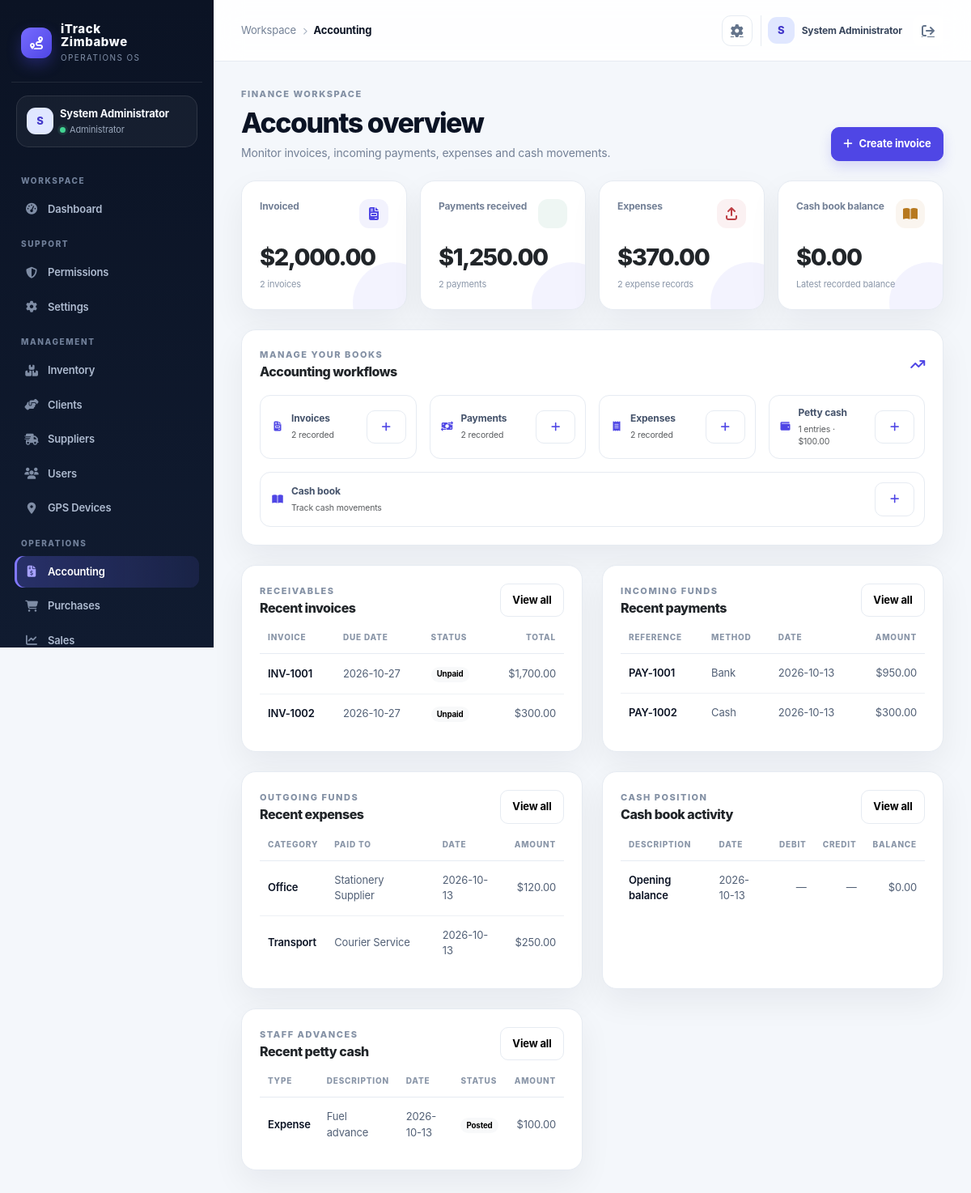
The page /index.php?controller=accounting (signed in) on the database its author committed.
### tables this page shows
CREATE TABLE IF NOT EXISTS invoices (
  id INT AUTO_INCREMENT PRIMARY KEY,
  sale_id INT NOT NULL,
  invoice_number VARCHAR(150) NOT NULL UNIQUE,
  due_date DATE NOT NULL,
  status VARCHAR(50) NOT NULL DEFAULT 'unpaid',
  total_amount DECIMAL(14,2) NOT NULL DEFAULT 0.00,
  currency VARCHAR(8) NOT NULL DEFAULT 'USD',
  issue_date DATE NOT NULL DEFAULT CURRENT_DATE,
  reference_number VARCHAR(150),
  sales_person VARCHAR(150),
  customer_registered_name VARCHAR(200),
  customer_trade_name VARCHAR(200),
  customer_address TEXT,
  customer_email VARCHAR(190),
  customer_phone VARCHAR(80),
  customer_tin VARCHAR(80),
  customer_vat VARCHAR(80),
  created_at TIMESTAMP DEFAULT CURRENT_TIMESTAMP,
  FOREIGN KEY (sale_id) REFERENCES sales(id) ON DELETE CASCADE
);

CREATE TABLE IF NOT EXISTS payments (
  id INT AUTO_INCREMENT PRIMARY KEY,
  invoice_id INT NULL,
  sale_id INT NULL,
  paid_by INT NULL,
  payment_date DATE NOT NULL DEFAULT CURRENT_DATE,
  amount DECIMAL(14,2) NOT NULL DEFAULT 0.00,
  method VARCHAR(50) NOT NULL DEFAULT 'cash',
  reference VARCHAR(150),
  created_at TIMESTAMP DEFAULT CURRENT_TIMESTAMP,
  FOREIGN KEY (invoice_id) REFERENCES invoices(id) ON DELETE SET NULL,
  FOREIGN KEY (sale_id) REFERENCES sales(id) ON DELETE SET NULL,
  FOREIGN KEY (paid_by) REFERENCES users(id) ON DELETE SET NULL
);

CREATE TABLE IF NOT EXISTS expenses (
  id INT AUTO_INCREMENT PRIMARY KEY,
  category VARCHAR(150) NOT NULL,
  amount DECIMAL(14,2) NOT NULL DEFAULT 0.00,
  paid_to VARCHAR(150),
  paid_by INT NULL,
  payment_date DATE NOT NULL DEFAULT CURRENT_DATE,
  description TEXT,
  created_at TIMESTAMP DEFAULT CURRENT_TIMESTAMP,
  FOREIGN KEY (paid_by) REFERENCES users(id) ON DELETE SET NULL
);

CREATE TABLE IF NOT EXISTS cash_book (
  id INT AUTO_INCREMENT PRIMARY KEY,
  entry_date DATE NOT NULL DEFAULT CURRENT_DATE,
  description VARCHAR(255),
  debit DECIMAL(14,2) NOT NULL DEFAULT 0.00,
  credit DECIMAL(14,2) NOT NULL DEFAULT 0.00,
  balance DECIMAL(14,2) NOT NULL DEFAULT 0.00,
  created_by INT NULL,
  created_at TIMESTAMP DEFAULT CURRENT_TIMESTAMP,
  FOREIGN KEY (created_by) REFERENCES users(id) ON DELETE SET NULL
);

CREATE TABLE IF NOT EXISTS petty_cash (
  id INT AUTO_INCREMENT PRIMARY KEY,
  user_id INT NULL,
  amount DECIMAL(14,2) NOT NULL DEFAULT 0.00,
  transaction_date DATE NOT NULL DEFAULT CURRENT_DATE,
  type VARCHAR(50) NOT NULL DEFAULT 'expense',
  description TEXT,
  status VARCHAR(50) NOT NULL DEFAULT 'posted',
  created_at TIMESTAMP DEFAULT CURRENT_TIMESTAMP,
  FOREIGN KEY (user_id) REFERENCES users(id) ON DELETE SET NULL
);

### app/views/accounting/index.php (the view, shortened to what the rows shown need)
<div class="d-flex flex-column flex-lg-row justify-content-between align-items-lg-end gap-3 mb-4">
    <div>
        <h1 class="page-title">Accounts overview</h1>
    </div>
</div>
<section class="card mb-4">
    <div class="card-body">
        <div class="section-heading">
            <div><div class="eyebrow">Manage your books</div><h2 class="mt-1">Accounting workflows</h2></div>
        </div>
    </div>
</section>
<div class="row g-4">
    <div class="col-xl-6">
        <section class="card h-100">
            <div class="card-body">
                <div class="section-heading">
                    <div><div class="eyebrow">Receivables</div><h2 class="mt-1">Recent invoices</h2></div>
                </div>
                <?php if (empty($recentInvoices)): ?>
                    <p class="text-muted mb-0">No invoices have been created yet.</p>
                <?php else: ?>
                    <div class="table-responsive">
                        <table class="table table-hover align-middle">
                            <thead><tr><th>Invoice</th><th>Due date</th><th>Status</th><th class="text-end">Total</th></tr></thead>
                            <tbody>
                                <?php foreach ($recentInvoices as $invoice): ?>
                                    <tr>
                                        <td class="fw-semibold"><?= htmlspecialchars($invoice['invoice_number'] ?? '', ENT_QUOTES, 'UTF-8') ?></td>
                                        <td><?= htmlspecialchars($invoice['due_date'] ?? '', ENT_QUOTES, 'UTF-8') ?></td>
                                        <td><span class="badge text-bg-light"><?= htmlspecialchars(ucfirst((string) ($invoice['status'] ?? '')), ENT_QUOTES, 'UTF-8') ?></span></td>
                                        <td class="text-end">$<?= number_format((float) ($invoice['total_amount'] ?? 0), 2) ?></td>
                                    </tr>
                                <?php endforeach; ?>
                            </tbody>
                        </table>
                    </div>
                <?php endif; ?>
            </div>
        </section>
    </div>
    <div class="col-xl-6">
        <section class="card h-100">
            <div class="card-body">
                <div class="section-heading">
                    <div><div class="eyebrow">Incoming funds</div><h2 class="mt-1">Recent payments</h2></div>
                </div>
                <?php if (empty($recentPayments)): ?>
                    <p class="text-muted mb-0">No payments have been recorded yet.</p>
                <?php else: ?>
                    <div class="table-responsive">
                        <table class="table table-hover align-middle">
                            <thead><tr><th>Reference</th><th>Method</th><th>Date</th><th class="text-end">Amount</th></tr></thead>
                            <tbody>
                                <?php foreach ($recentPayments as $payment): ?>
                                    <tr>
                                        <td class="fw-semibold"><?= htmlspecialchars(($payment['reference'] ?? '') ?: '—', ENT_QUOTES, 'UTF-8') ?></td>
                                        <td><?= htmlspecialchars(ucwords(str_replace('_', ' ', (string) ($payment['method'] ?? ''))), ENT_QUOTES, 'UTF-8') ?></td>
                                        <td><?= htmlspecialchars($payment['payment_date'] ?? '', ENT_QUOTES, 'UTF-8') ?></td>
                                        <td class="text-end">$<?= number_format((float) ($payment['amount'] ?? 0), 2) ?></td>
                                    </tr>
                                <?php endforeach; ?>
                            </tbody>
                        </table>
                    </div>
                <?php endif; ?>
            </div>
        </section>
    </div>
    <div class="col-xl-6">
        <section class="card h-100">
            <div class="card-body">
                <div class="section-heading">
                    <div><div class="eyebrow">Outgoing funds</div><h2 class="mt-1">Recent expenses</h2></div>
                </div>
                <?php if (empty($recentExpenses)): ?>
                    <p class="text-muted mb-0">No expenses have been recorded yet.</p>
                <?php else: ?>
                    <div class="table-responsive">
                        <table class="table table-hover align-middle">
                            <thead><tr><th>Category</th><th>Paid to</th><th>Date</th><th class="text-end">Amount</th></tr></thead>
                            <tbody>
                                <?php foreach ($recentExpenses as $expense): ?>
                                    <tr>
                                        <td class="fw-semibold"><?= htmlspecialchars($expense['category'] ?? '', ENT_QUOTES, 'UTF-8') ?></td>
                                        <td><?= htmlspecialchars($expense['paid_to'] ?? '', ENT_QUOTES, 'UTF-8') ?></td>
                                        <td><?= htmlspecialchars($expense['payment_date'] ?? '', ENT_QUOTES, 'UTF-8') ?></td>
                                        <td class="text-end">$<?= number_format((float) ($expense['amount'] ?? 0), 2) ?></td>
                                    </tr>
                                <?php endforeach; ?>
                            </tbody>
                        </table>
                    </div>
                <?php endif; ?>
            </div>
        </section>
    </div>
    <div class="col-xl-6">
        <section class="card h-100">
            <div class="card-body">
                <div class="section-heading">
                    <div><div class="eyebrow">Cash position</div><h2 class="mt-1">Cash book activity</h2></div>
                </div>
                <?php if (empty($recentCashBook)): ?>
                    <p class="text-muted mb-0">No cash book entries have been recorded yet.</p>
                <?php else: ?>
                    <div class="table-responsive">
                        <table class="table table-hover align-middle">
                            <thead><tr><th>Description</th><th>Date</th><th class="text-end">Debit</th><th class="text-end">Credit</th><th class="text-end">Balance</th></tr></thead>
                            <tbody>
                                <?php foreach ($recentCashBook as $entry): ?>
                                    <tr>
                                        <td class="fw-semibold"><?= htmlspecialchars($entry['description'] ?? '', ENT_QUOTES, 'UTF-8') ?></td>
                                        <td><?= htmlspecialchars($entry['entry_date'] ?? '', ENT_QUOTES, 'UTF-8') ?></td>
                                        <td class="text-end"><?= (float) ($entry['debit'] ?? 0) > 0 ? '$' . number_format((float) $entry['debit'], 2) : '—' ?></td>
                                        <td class="text-end"><?= (float) ($entry['credit'] ?? 0) > 0 ? '$' . number_format((float) $entry['credit'], 2) : '—' ?></td>
                                        <td class="text-end">$<?= number_format((float) ($entry['balance'] ?? 0), 2) ?></td>
                                    </tr>
                                <?php endforeach; ?>
                            </tbody>
                        </table>
                    </div>
                <?php endif; ?>
            </div>
        </section>
    </div>
    <div class="col-xl-6">
        <section class="card h-100">
            <div class="card-body">
                <div class="section-heading">
                    <div><div class="eyebrow">Staff advances</div><h2 class="mt-1">Recent petty cash</h2></div>
                </div>
                <?php if (empty($recentPettyCash)): ?>
                    <p class="text-muted mb-0">No petty cash entries have been recorded yet.</p>
                <?php else: ?>
                    <div class="table-responsive">
                        <table class="table table-hover align-middle">
                            <thead><tr><th>Type</th><th>Description</th><th>Date</th><th>Status</th><th class="text-end">Amount</th></tr></thead>
                            <tbody>
                                <?php foreach ($recentPettyCash as $entry): ?>
                                    <tr>
                                        <td class="fw-semibold"><?= htmlspecialchars(ucfirst((string) ($entry['type'] ?? '')), ENT_QUOTES, 'UTF-8') ?></td>
                                        <td><?= htmlspecialchars($entry['description'] ?? '', ENT_QUOTES, 'UTF-8') ?></td>
                                        <td><?= htmlspecialchars($entry['transaction_date'] ?? '', ENT_QUOTES, 'UTF-8') ?></td>
                                        <td><span class="badge text-bg-light"><?= htmlspecialchars(ucfirst((string) ($entry['status'] ?? '')), ENT_QUOTES, 'UTF-8') ?></span></td>
                                        <td class="text-end">$<?= number_format((float) ($entry['amount'] ?? 0), 2) ?></td>
                                    </tr>
                                <?php endforeach; ?>
                            </tbody>
                        </table>
                    </div>
                <?php endif; ?>
            </div>
        </section>
    </div>
</div>

### rows shown on the page
invoices: invoice_number "INV-1001", due_date "2026-10-27", status "Unpaid", total_amount "1,700.00"
invoices: invoice_number "INV-1002", due_date "2026-10-27", status "Unpaid", total_amount "300.00"
payments: reference "PAY-1001", method "Bank", payment_date "2026-10-13", amount "950.00"
payments: reference "PAY-1002", method "Cash", payment_date "2026-10-13", amount "300.00"
expenses: category "Office", paid_to "Stationery Supplier", payment_date "2026-10-13", amount "120.00"
expenses: category "Transport", paid_to "Courier Service", payment_date "2026-10-13", amount "250.00"
cash_book: description "Opening balance", entry_date "2026-10-13", balance "0.00"
petty_cash: type "Expense", description "Fuel advance", transaction_date "2026-10-13", status "Posted", amount "100.00"

### other values the page prints
$initials "S"
$user['name'] "System Administrator"
$role "Administrator"
$group "WORKSPACE"
$item['label'] "Dashboard"
$group "SUPPORT"
$item['label'] "Permissions"
$item['label'] "Settings"
$group "MANAGEMENT"
$item['label'] "Inventory"
$item['label'] "Clients"
$item['label'] "Suppliers"
$item['label'] "Users"
$item['label'] "GPS Devices"
$group "OPERATIONS"
